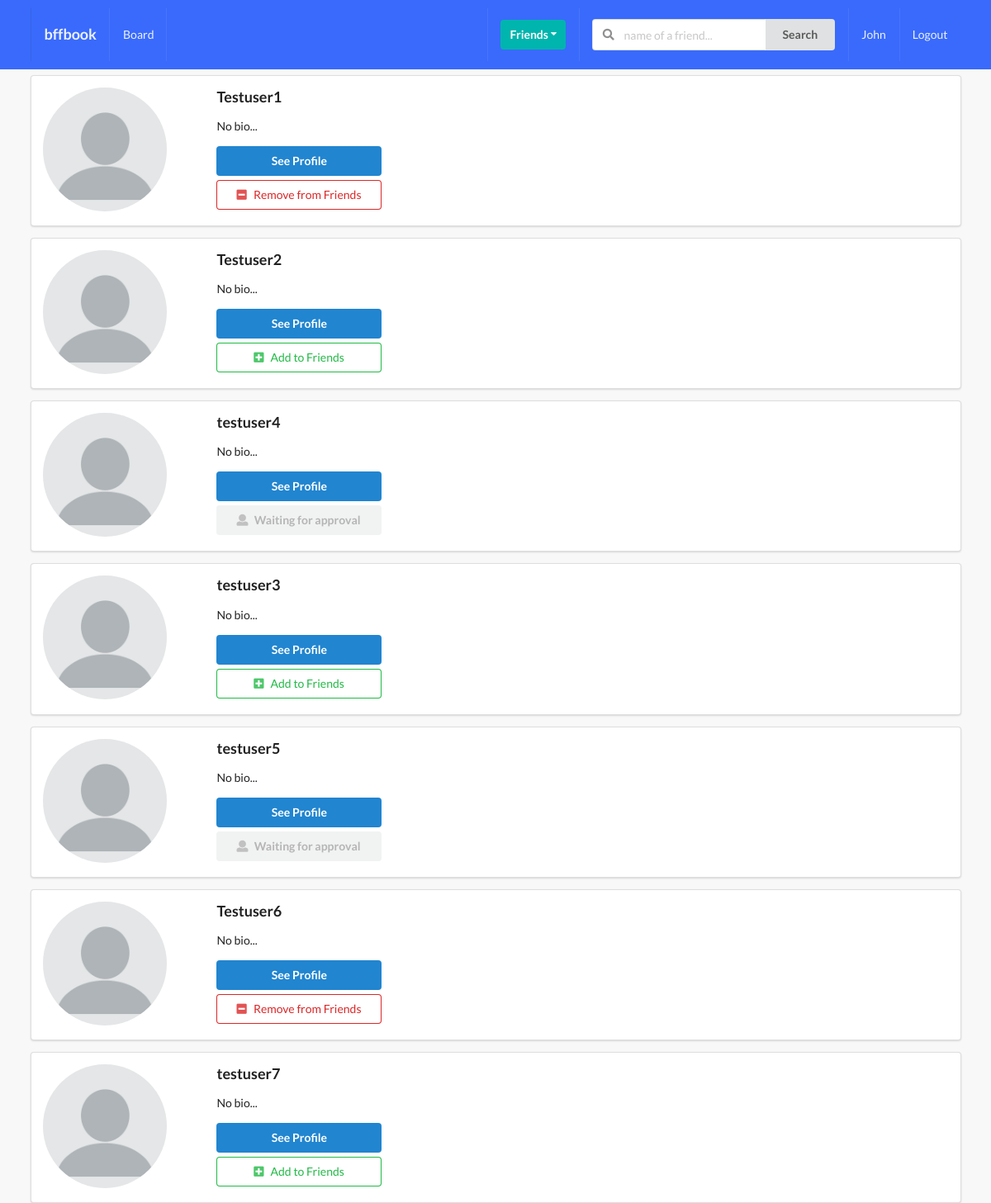
The app's page /profiles/ (signed in), older data.
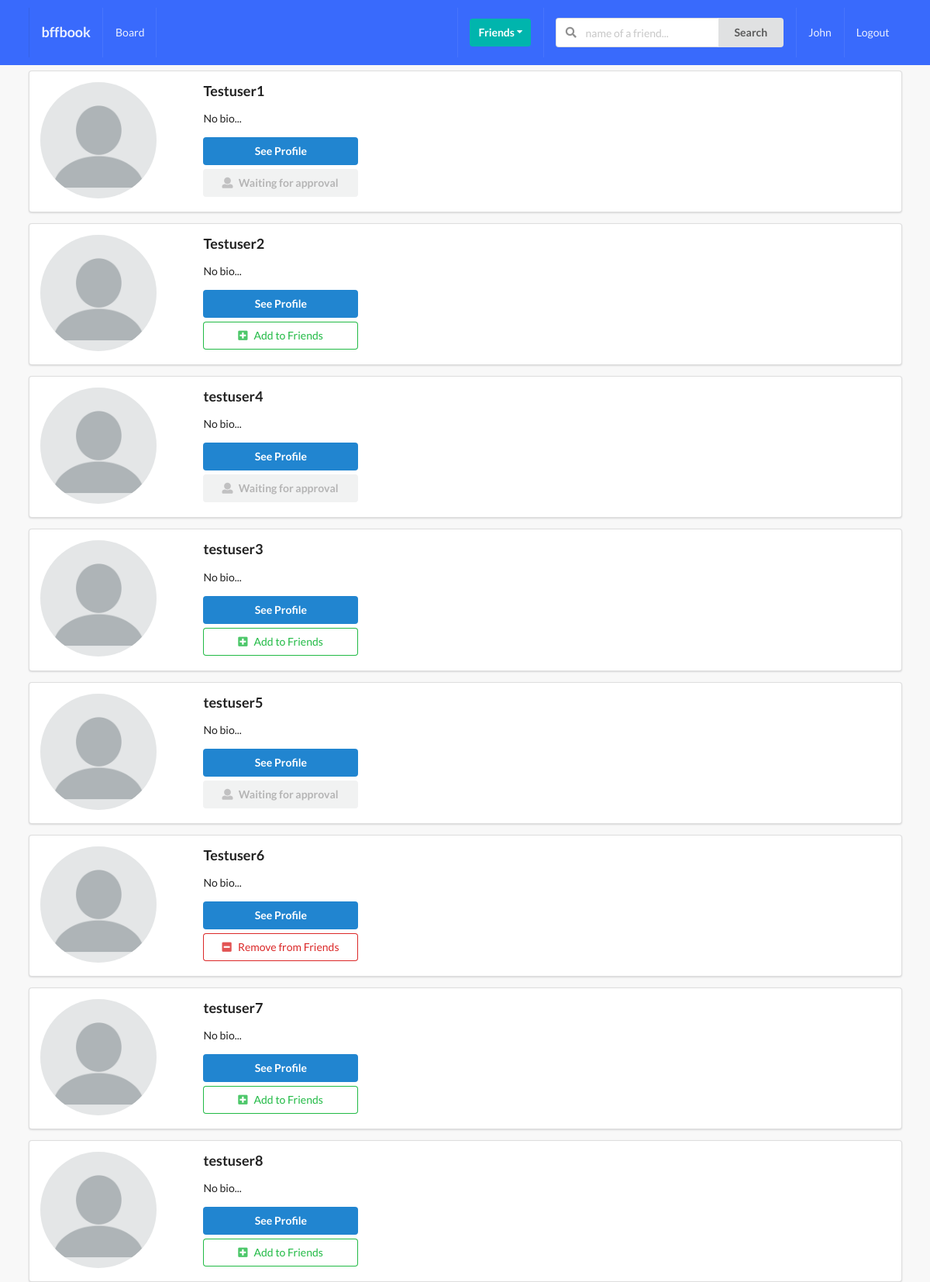
The same page, newer data.
### profiles/models.py (models this page shows, shortened)
class Profile(models.Model):
    first_name = models.CharField(max_length=200, blank=True)
    last_name = models.CharField(max_length=200, blank=True)
    user = models.OneToOneField(User, on_delete=models.CASCADE)
    bio = models.TextField(default="No bio...", max_length=300)
    email = models.EmailField(max_length=200, blank=True)
    country = models.CharField(max_length=200, blank=True)
    avatar = models.ImageField(default='avatar.png', upload_to='avatars/')
    friends = models.ManyToManyField(User, blank=True, related_name='friends')
    slug = models.SlugField(unique=True, blank=True)
    updated = models.DateTimeField(auto_now=True)
    created = models.DateTimeField(auto_now_add=True)
    objects = ProfileManager()
    def get_absolute_url(self):
        return reverse('profiles:profile-detail-view', kwargs={'slug': self.slug})
    __initial_first_name = None
    __initail_last_name = None
    def __init__(self, *args, **kwargs):
        super().__init__(*args, **kwargs)
        self.__initial_first_name = self.first_name
        self.__initial_last_name = self.last_name

### profiles/views.py (the view)
# urls.py: path('', ProfileListView.as_view(), name='all-profiles-view'),
class ProfileListView(LoginRequiredMixin, ListView):
    model = Profile
    template_name = 'profiles/profile_list.html'
    def get_queryset(self):
        qs = Profile.objects.get_all_profiles(self.request.user)
        return qs
    def get_context_data(self, **kwargs):
        context = super().get_context_data(**kwargs)
        user = User.objects.get(username__iexact=self.request.user)
        profile = Profile.objects.get(user=user)
        rel_r = Relationship.objects.filter(sender=profile)
        rel_s = Relationship.objects.filter(receiver=profile)
        rel_receiver = []
        rel_sender = []
        for item in rel_r:
            rel_receiver.append(item.receiver.user)
        for item in rel_s:
            rel_sender.append(item.sender.user)
        context['rel_receiver'] = rel_receiver
        context['rel_sender'] = rel_sender
        context['is_empty'] = False
        if len(self.get_queryset()) == 0:
            context['is_empty'] = True
        return context

### profiles/models.py (called while the page is built)
    def get_all_profiles(self, me):
        profiles = Profile.objects.all().exclude(user=me)
        return profiles

### profiles/templates/profiles/profile_list.html (shortened to what this page needs)
{% extends 'base.html' %}
{% block content %}
    {% for obj in object_list %}
        <div class="ui segment">
            <div class="ui grid">
                <div class="row">
                    <div class="three wide column">
                        <img src="{{ obj.avatar.url }}" alt="" class="ui small circular image">
                    </div>
                    <div class="thirteen wide column">
                        <h3>{{ obj.user }}</h3>
                        <p>{{ obj.bio }}</p>
                        <a href="{{ obj.get_absolute_url }}"><button class="ui primary button mb-5 w-big">See Profile</button></a>
                        <br>
                        {% if obj.user not in rel_receiver and obj.user not in rel_sender %}
                        <form action="{%  url 'profiles:send-invite' %}" method="POST">
                            <button type="submit" class="ui positive basic button mb-5 w-big"><i class="plus square icon"></i>Add to Friends</button>
                        </form>
                        {% endif %}
                        {% if obj.user in rel_receiver and request.user not in obj.friends.all %}
                            <button class="ui disabled button mb-5 w-big"><i class="user icon"></i>Waiting for approval</button>
                        {% endif %}
                        {% if request.user in obj.friends.all %}
                        <form action="{% url 'profiles:remove-friend' %}" method="POST">
                            <button type="submit" class="ui negative basic button mb-5 w-big"><i class="minus square icon"></i>Remove from Friends</button>
                        </form>
                        {% endif %}
                    </div>
                </div>
            </div>
        </div>
    {% endfor %}
{% endblock content %}

### templates/base.html (shortened to what this page needs)
{% load static %}
<!DOCTYPE html>
<html lang="en">
    <head>
        <link rel="stylesheet" type="text/css" href="{% static 'style.css' %}">
        <link rel="stylesheet" type='text/css' href="https://cdnjs.cloudflare.com/ajax/libs/semantic-ui/2.2.14/semantic.min.css">
    </head>
    <body>
        {% include 'main/navbar.html' %}
        <div class="ui container">
        {% block content %}
        {% endblock content %}
        </div>
    </body>
</html>

### templates/main/navbar.html (shortened to what this page needs)
{% url 'home_view' as path_to_home %}
{% url 'posts:main-post-view' as path_to_posts %}
{% url 'profiles:my-profile-view' as path_to_my_profile %}
<div class="ui inverted menu nav mb-7">
    <div class="ui container">
        <a href="{{ path_to_home }}" class=" {% if request.path == path_to_home %}active{% endif %} item">
            <h3>bffbook</h3>
        </a>
        {% if request.user.is_authenticated %}
        <a href="{{ path_to_posts }}" class="{% if request.path == path_to_posts %}active{% endif %} item">
            Board
        </a>
        {% endif %}
        <div class="right menu">
            {% if request.user.is_authenticated %}
            <div class="item">
                <div class="ui floating dropdown icon button teal"> Friends
                    <i class="dropdown icon"></i>
                </div>
            </div>
                <div class="item">
                <form action="" method="GET">
                    <div class="ui action left icon input">
                    <input class="prompt" type="text" name='q' placeholder="name of a friend...">
                    <button type='submit' class="ui button">Search</button>
                    </div>
                </form>
                </div>
                <a href="{{path_to_my_profile}}" class="{% if request.path == path_to_my_profile %}active{% endif %} item">
                    {{ request.user }}
                </a>
                <a href="" class="ui item">
                    Logout
                </a>
            {% else %}
            <a href="" class="ui item">
                    Login
                </a>
            {% endif %}
        </div>
    </div>
</div>

### static/style.css (style rules this page uses)
body { background: #F8F8F8 !important; }
.nav { border-radius: 0px !important; padding: 10px 0 10px 0 !important; background-color: #396afc !important; }
.mb-7 { margin-bottom: 7px !important; }
.mb-5 { margin-bottom: 5px !important; }
.w-big { width: 200px !important; }

Row changes from the older to the newer data that the page shows:
changed Profile "Testuser1": text "Remove from Friends" → "Waiting for approval"
added Profile: avatar (placeholder picture), user "testuser8", bio "No bio..."
